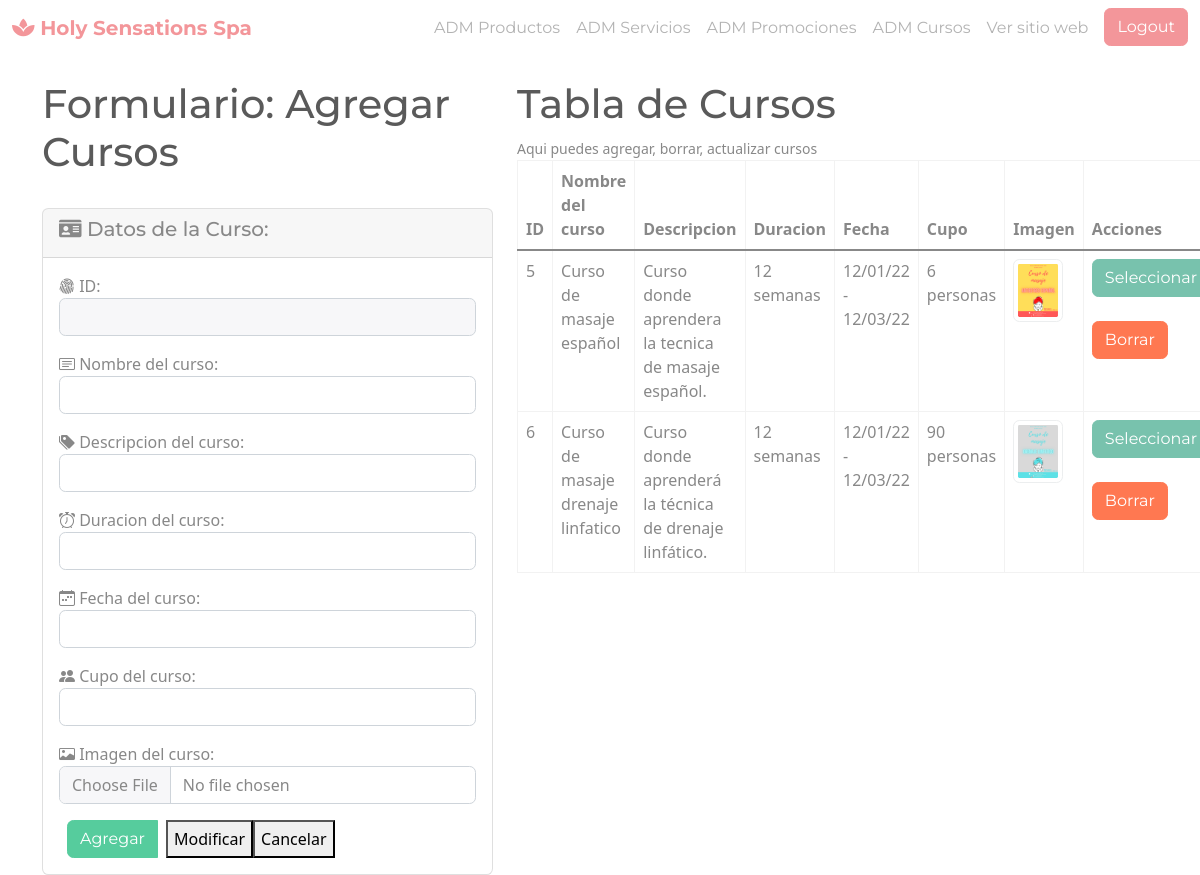
Screenshot of /administrador/seccion/cursos.php (signed in) with the database file from the repository.
### tables this page shows
CREATE TABLE `curso` (
  `idCurso` int(11) NOT NULL,
  `Nombre` varchar(100) NOT NULL,
  `Descripcion` varchar(500) NOT NULL,
  `Duracion` varchar(100) NOT NULL,
  `Fecha` varchar(100) NOT NULL,
  `Cupo` varchar(50) NOT NULL,
  `Imagen` varchar(1000) NOT NULL
);

### administrador/seccion/cursos.php (the view, shortened to what this page needs)
<?php
include('../template/header.php');
?>
<?php
$txtID = (isset($_POST['txtID'])) ? $_POST['txtID'] : "";
$txtNombre = (isset($_POST['txtNombre'])) ? $_POST['txtNombre'] : "";
$txtDescripcion = (isset($_POST['txtDescripcion'])) ? $_POST['txtDescripcion'] : "";
$txtDuracion = (isset($_POST['txtDuracion'])) ? $_POST['txtDuracion'] : "";
$txtFecha = (isset($_POST['txtFecha'])) ? $_POST['txtFecha'] : "";
$txtCupo = (isset($_POST['txtCupo'])) ? $_POST['txtCupo'] : "";
$accion = (isset($_POST['accion'])) ? $_POST['accion'] : "";
include('../config/bd.php');
$sentenciaSQL = $conexion->prepare("SELECT * FROM curso");
$sentenciaSQL->execute();
$listaCursos = $sentenciaSQL->fetchAll(PDO::FETCH_ASSOC);
?>
<div class="col-md-5">
    <H1>Formulario: Agregar Cursos</H1>
    <br>
    <div class="card">
        <div class="card-header">
            <h5> <i class="fas fa-id-card"></i> Datos de la Curso:</h5>
        </div>
        <div class="card-body">
            <form method="POST" enctype="multipart/form-data">
                <div class="form-group mb-3">
                    <label class="txtID"> <i class="bi bi-fingerprint"></i> ID:</label>
                    <input type="text" value="<?php echo $txtID; ?>" required readonly class="form-control" name="txtID" id="txtID">
                </div>
                <div class="form-group mb-3">
                    <label class="txtNombre"><i class="bi bi-card-text"></i> Nombre del curso:</label>
                    <input type="text" required class="form-control" value=" <?php echo $txtNombre; ?>" name="txtNombre" id="txtNombre" placeholder="Inserta el nombre del curso">
                </div>
                <div class="form-group mb-3">
                    <label class="txtDescripcion"><i class="bi bi-tags-fill"></i> Descripcion del curso:</label>
                    <input required type="text" class="form-control" value=" <?php echo $txtDescripcion; ?>" name="txtDescripcion" id="txtDescripcion" placeholder="Inserta la descripcion del curso">
                </div>
                <div class="form-group mb-3">
                    <label class="txtDuracion"><i class="bi bi-alarm"></i> Duracion del curso:</label>
                    <input type="text" required class="form-control" value=" <?php echo $txtDuracion; ?>" name="txtDuracion" id="txtDuracion" placeholder="Inserta la cantidad que tienes del curso">
                </div>
                <div class="form-group mb-3">
                    <label class="txtFecha"><i class="bi bi-calendar-week"></i> Fecha del curso:</label>
                    <input type="text" required class="form-control" value=" <?php echo $txtFecha; ?>" name="txtFecha" id="txtFecha" placeholder="Inserta el precio del curso">
                </div>
                <div class="form-group mb-3">
                    <label class="txtCupo"><i class="bi bi-people-fill"></i> Cupo del curso:</label>
                    <input type="text" required class="form-control" value=" <?php echo $txtCupo; ?>" name="txtCupo" id="txtCupo" placeholder="Inserta el precio del curso">
                </div>
                <div class="form-group mb-3">
                    <label for="txtImagen"><i class="bi bi-card-image"></i> Imagen del curso:</label>
                    <input type="file" class="form-control" name="txtImagen" id="txtImagen" placeholder="Inserta la imagen de la curso">
                </div>
                <div class="btn-group " role="group" aria-label="">
                    <button type="submit" name="accion" value="Agregar" <?php echo ($accion == "Seleccionar") ? "disabled" : ""; ?> class="btn btn-success mx-2">Agregar</button>
                    <button type="submit" name="accion" value="Modificar" <?php echo ($accion != "Seleccionar") ? "disabled" : ""; ?>class="btn btn-warning mx-2">Modificar</button>
                    <button type="submit" name="accion" value="Cancelar" <?php echo ($accion != "Seleccionar") ? "disabled" : ""; ?>class="btn btn-danger mx-2">Cancelar</button>
                </div>
            </form>
        </div>
    </div>
</div>
<div class="col-md-7">
    <h1>Tabla de Cursos</h1> <small>Aqui puedes agregar, borrar, actualizar cursos</small>
    <table class="table table-bordered">
        <thead>
            <tr>
                <th>ID</th>
                <th>Nombre del curso</th>
                <th>Descripcion</th>
                <th>Duracion</th>
                <th>Fecha</th>
                <th>Cupo</th>
                <th>Imagen</th>
                <th>Acciones</th>
            </tr>
        </thead>
        <tbody>
            <?php foreach ($listaCursos as $curso) { ?>
                <tr>
                    <td><?php echo $curso['idCurso']; ?></td>
                    <td><?php echo $curso['Nombre']; ?></td>
                    <td><?php echo $curso['Descripcion']; ?></td>
                    <td><?php echo $curso['Duracion']; ?></td>
                    <td><?php echo $curso['Fecha']; ?></td>
                    <td><?php echo $curso['Cupo']; ?></td>
                    <td>
                        <img class="img-thumbnail rounded" src="../../img/<?php echo $curso['Imagen']; ?>" width="50" alt="">
                    </td>
                    <td>
                        <form method="post">
                            <input type="submit" name="accion" value="Seleccionar" class="btn btn-primary" /> <br> <br> <input type="submit" name="accion" value="Borrar" class="btn btn-danger" />
                        </form>
                    </td>
                </tr>
            <?php } ?>
        </tbody>
    </table>
</div>
<?php
include('../template/footer.php');
?>

### rows the page displays
curso: idCurso "5", Nombre "Curso de masaje español", Descripcion "Curso donde aprendera la tecnica de masaje español.", Duracion "12 semanas", Fecha "12/01/22 - 12/03/22", Cupo "6 personas", Imagen (picture)
curso: idCurso "6", Nombre "Curso de masaje drenaje linfatico", Descripcion "Curso donde aprenderá la técnica de drenaje linfático.", Duracion "12 semanas", Fecha "12/01/22 - 12/03/22", Cupo "90 personas", Imagen (picture)
